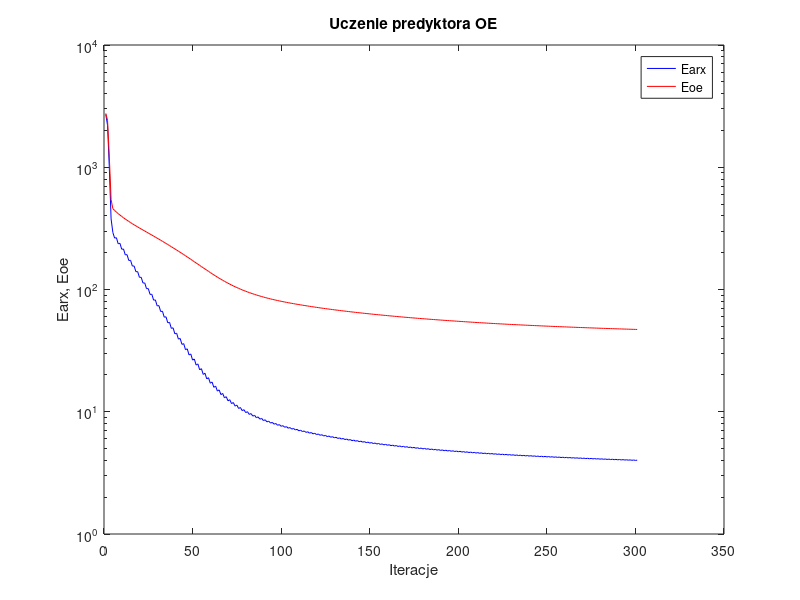
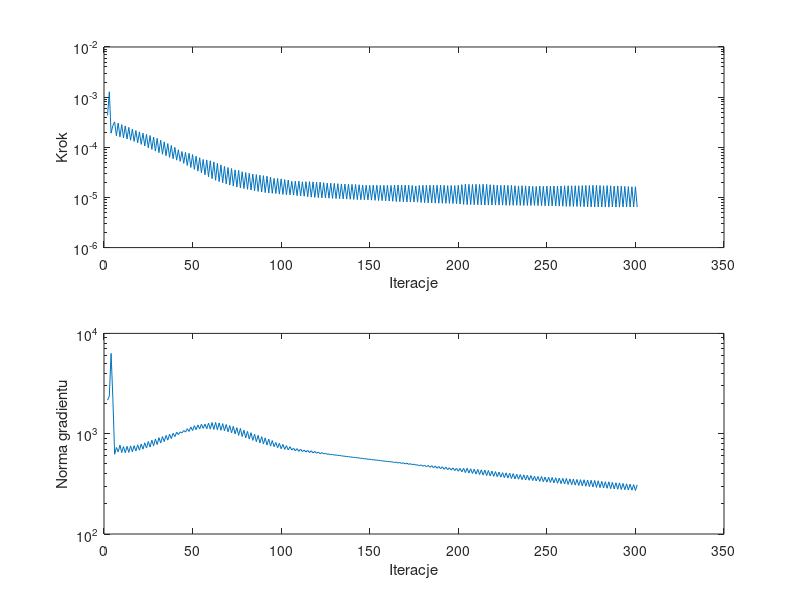

The MATLAB script that drew these images, in order:
%uczenie predyktora oe
clear all;
n=0; farx(n+1)=2.706351e+003; foe(n+1)=2.756433e+003; wspucz(n+1)=0.000000e+000; ng(n+1)=0.000000e+000;
n=1; farx(n+1)=2.204867e+003; foe(n+1)=2.424500e+003; krok(n+1)=4.338408e-004; ng(n+1)=2.159676e+003;
n=2; farx(n+1)=9.888139e+002; foe(n+1)=1.214453e+003; krok(n+1)=1.279942e-003; ng(n+1)=2.368837e+003;
n=3; farx(n+1)=3.777858e+002; foe(n+1)=5.443474e+002; krok(n+1)=1.912125e-004; ng(n+1)=6.313010e+003;
n=4; farx(n+1)=2.925620e+002; foe(n+1)=4.582600e+002; krok(n+1)=2.710039e-004; ng(n+1)=2.243593e+003;
n=5; farx(n+1)=2.631546e+002; foe(n+1)=4.430237e+002; krok(n+1)=3.204972e-004; ng(n+1)=6.239572e+002;
n=6; farx(n+1)=2.654123e+002; foe(n+1)=4.299514e+002; krok(n+1)=1.691914e-004; ng(n+1)=7.292545e+002;
n=7; farx(n+1)=2.366126e+002; foe(n+1)=4.175656e+002; krok(n+1)=3.044953e-004; ng(n+1)=6.594613e+002;
n=8; farx(n+1)=2.387088e+002; foe(n+1)=4.065456e+002; krok(n+1)=1.614953e-004; ng(n+1)=7.687626e+002;
n=9; farx(n+1)=2.134300e+002; foe(n+1)=3.959933e+002; krok(n+1)=2.834094e-004; ng(n+1)=6.484824e+002;
n=10; farx(n+1)=2.146177e+002; foe(n+1)=3.864372e+002; krok(n+1)=1.540600e-004; ng(n+1)=7.441234e+002;
n=11; farx(n+1)=1.921066e+002; foe(n+1)=3.771387e+002; krok(n+1)=2.666638e-004; ng(n+1)=6.459885e+002;
n=12; farx(n+1)=1.928130e+002; foe(n+1)=3.686663e+002; krok(n+1)=1.461989e-004; ng(n+1)=7.487085e+002;
n=13; farx(n+1)=1.727885e+002; foe(n+1)=3.603736e+002; krok(n+1)=2.493753e-004; ng(n+1)=6.513055e+002;
n=14; farx(n+1)=1.732151e+002; foe(n+1)=3.527391e+002; krok(n+1)=1.383684e-004; ng(n+1)=7.562466e+002;
n=15; farx(n+1)=1.555225e+002; foe(n+1)=3.452568e+002; krok(n+1)=2.302017e-004; ng(n+1)=6.607148e+002;
n=16; farx(n+1)=1.557097e+002; foe(n+1)=3.383294e+002; krok(n+1)=1.309881e-004; ng(n+1)=7.593824e+002;
n=17; farx(n+1)=1.398583e+002; foe(n+1)=3.314605e+002; krok(n+1)=2.160041e-004; ng(n+1)=6.711788e+002;
n=18; farx(n+1)=1.399894e+002; foe(n+1)=3.250313e+002; krok(n+1)=1.224225e-004; ng(n+1)=7.741811e+002;
n=19; farx(n+1)=1.257708e+002; foe(n+1)=3.186316e+002; krok(n+1)=2.026610e-004; ng(n+1)=6.847977e+002;
n=20; farx(n+1)=1.258761e+002; foe(n+1)=3.126086e+002; krok(n+1)=1.142910e-004; ng(n+1)=7.893873e+002;
n=21; farx(n+1)=1.130298e+002; foe(n+1)=3.065741e+002; krok(n+1)=1.912147e-004; ng(n+1)=7.005190e+002;
n=22; farx(n+1)=1.131791e+002; foe(n+1)=3.008476e+002; krok(n+1)=1.062537e-004; ng(n+1)=8.109468e+002;
n=23; farx(n+1)=1.015346e+002; foe(n+1)=2.951119e+002; krok(n+1)=1.802468e-004; ng(n+1)=7.190248e+002;
n=24; farx(n+1)=1.017417e+002; foe(n+1)=2.896058e+002; krok(n+1)=9.773946e-005; ng(n+1)=8.365198e+002;
n=25; farx(n+1)=9.115107e+001; foe(n+1)=2.840435e+002; krok(n+1)=1.714180e-004; ng(n+1)=7.352154e+002;
n=26; farx(n+1)=9.142002e+001; foe(n+1)=2.787223e+002; krok(n+1)=9.065052e-005; ng(n+1)=8.619996e+002;
n=27; farx(n+1)=8.185188e+001; foe(n+1)=2.733530e+002; krok(n+1)=1.599927e-004; ng(n+1)=7.575591e+002;
n=28; farx(n+1)=8.216134e+001; foe(n+1)=2.681946e+002; krok(n+1)=8.388029e-005; ng(n+1)=8.861442e+002;
n=29; farx(n+1)=7.346767e+001; foe(n+1)=2.629479e+002; krok(n+1)=1.505759e-004; ng(n+1)=7.791561e+002;
n=30; farx(n+1)=7.384178e+001; foe(n+1)=2.579120e+002; krok(n+1)=7.813213e-005; ng(n+1)=9.135757e+002;
n=31; farx(n+1)=6.602190e+001; foe(n+1)=2.528376e+002; krok(n+1)=1.383684e-004; ng(n+1)=8.074653e+002;
n=32; farx(n+1)=6.642528e+001; foe(n+1)=2.479320e+002; krok(n+1)=7.271253e-005; ng(n+1)=9.372469e+002;
n=33; farx(n+1)=5.936257e+001; foe(n+1)=2.429700e+002; krok(n+1)=1.281635e-004; ng(n+1)=8.338591e+002;
n=34; farx(n+1)=5.979525e+001; foe(n+1)=2.381812e+002; krok(n+1)=6.776689e-005; ng(n+1)=9.612040e+002;
n=35; farx(n+1)=5.339458e+001; foe(n+1)=2.333340e+002; krok(n+1)=1.187827e-004; ng(n+1)=8.620306e+002;
n=36; farx(n+1)=5.386773e+001; foe(n+1)=2.286368e+002; krok(n+1)=6.307208e-005; ng(n+1)=9.885768e+002;
n=37; farx(n+1)=4.810417e+001; foe(n+1)=2.239124e+002; krok(n+1)=1.089132e-004; ng(n+1)=8.932457e+002;
n=38; farx(n+1)=4.859333e+001; foe(n+1)=2.193340e+002; krok(n+1)=5.904045e-005; ng(n+1)=1.009588e+003;
n=39; farx(n+1)=4.339121e+001; foe(n+1)=2.147446e+002; krok(n+1)=9.985203e-005; ng(n+1)=9.336179e+002;
n=40; farx(n+1)=4.390499e+001; foe(n+1)=2.102754e+002; krok(n+1)=5.538211e-005; ng(n+1)=1.035941e+003;
n=41; farx(n+1)=3.928628e+001; foe(n+1)=2.058521e+002; krok(n+1)=8.923578e-005; ng(n+1)=9.779858e+002;
n=42; farx(n+1)=3.976987e+001; foe(n+1)=2.015590e+002; krok(n+1)=5.233915e-005; ng(n+1)=1.043970e+003;
n=43; farx(n+1)=3.557611e+001; foe(n+1)=1.972799e+002; krok(n+1)=8.233132e-005; ng(n+1)=1.016841e+003;
n=44; farx(n+1)=3.606501e+001; foe(n+1)=1.930906e+002; krok(n+1)=4.789661e-005; ng(n+1)=1.076262e+003;
n=45; farx(n+1)=3.220119e+001; foe(n+1)=1.888742e+002; krok(n+1)=7.907676e-005; ng(n+1)=1.036512e+003;
n=46; farx(n+1)=3.271334e+001; foe(n+1)=1.847607e+002; krok(n+1)=4.341873e-005; ng(n+1)=1.122141e+003;
n=47; farx(n+1)=2.916090e+001; foe(n+1)=1.806171e+002; krok(n+1)=7.603543e-005; ng(n+1)=1.053606e+003;
n=48; farx(n+1)=2.969195e+001; foe(n+1)=1.765907e+002; krok(n+1)=3.955346e-005; ng(n+1)=1.168186e+003;
n=49; farx(n+1)=2.646803e+001; foe(n+1)=1.725811e+002; krok(n+1)=7.166629e-005; ng(n+1)=1.074870e+003;
n=50; farx(n+1)=2.699670e+001; foe(n+1)=1.686882e+002; krok(n+1)=3.628732e-005; ng(n+1)=1.202690e+003;
n=51; farx(n+1)=2.410486e+001; foe(n+1)=1.648519e+002; krok(n+1)=6.663450e-005; ng(n+1)=1.095793e+003;
n=52; farx(n+1)=2.461337e+001; foe(n+1)=1.611392e+002; krok(n+1)=3.351433e-005; ng(n+1)=1.223580e+003;
n=53; farx(n+1)=2.202316e+001; foe(n+1)=1.575033e+002; krok(n+1)=6.197037e-005; ng(n+1)=1.114400e+003;
n=54; farx(n+1)=2.251131e+001; foe(n+1)=1.539752e+002; krok(n+1)=3.098519e-005; ng(n+1)=1.243012e+003;
n=55; farx(n+1)=2.021142e+001; foe(n+1)=1.505578e+002; krok(n+1)=5.720244e-005; ng(n+1)=1.129642e+003;
n=56; farx(n+1)=2.065529e+001; foe(n+1)=1.472465e+002; krok(n+1)=2.832743e-005; ng(n+1)=1.248913e+003;
n=57; farx(n+1)=1.856691e+001; foe(n+1)=1.439434e+002; krok(n+1)=5.587912e-005; ng(n+1)=1.119302e+003;
n=58; farx(n+1)=1.899209e+001; foe(n+1)=1.407911e+002; krok(n+1)=2.581106e-005; ng(n+1)=1.275601e+003;
n=59; farx(n+1)=1.711376e+001; foe(n+1)=1.376531e+002; krok(n+1)=5.385244e-005; ng(n+1)=1.111178e+003;
n=60; farx(n+1)=1.751625e+001; foe(n+1)=1.346789e+002; krok(n+1)=2.371798e-005; ng(n+1)=1.292528e+003;
n=61; farx(n+1)=1.584783e+001; foe(n+1)=1.317443e+002; krok(n+1)=5.111781e-005; ng(n+1)=1.102939e+003;
n=62; farx(n+1)=1.622119e+001; foe(n+1)=1.289776e+002; krok(n+1)=2.202092e-005; ng(n+1)=1.295355e+003;
n=63; farx(n+1)=1.475598e+001; foe(n+1)=1.262674e+002; krok(n+1)=4.789661e-005; ng(n+1)=1.092975e+003;
n=64; farx(n+1)=1.509610e+001; foe(n+1)=1.237318e+002; krok(n+1)=2.069140e-005; ng(n+1)=1.282235e+003;
n=65; farx(n+1)=1.381418e+001; foe(n+1)=1.212577e+002; krok(n+1)=4.461789e-005; ng(n+1)=1.081803e+003;
n=66; farx(n+1)=1.412335e+001; foe(n+1)=1.189478e+002; krok(n+1)=1.961815e-005; ng(n+1)=1.260235e+003;
n=67; farx(n+1)=1.299989e+001; foe(n+1)=1.167094e+002; krok(n+1)=4.154824e-005; ng(n+1)=1.069438e+003;
n=68; farx(n+1)=1.327913e+001; foe(n+1)=1.146058e+002; krok(n+1)=1.855907e-005; ng(n+1)=1.235206e+003;
n=69; farx(n+1)=1.228995e+001; foe(n+1)=1.125529e+002; krok(n+1)=3.936449e-005; ng(n+1)=1.045854e+003;
n=70; farx(n+1)=1.254253e+001; foe(n+1)=1.106429e+002; krok(n+1)=1.766648e-005; ng(n+1)=1.204822e+003;
n=71; farx(n+1)=1.166194e+001; foe(n+1)=1.087694e+002; krok(n+1)=3.773212e-005; ng(n+1)=1.020757e+003;
n=72; farx(n+1)=1.189680e+001; foe(n+1)=1.070169e+002; krok(n+1)=1.684728e-005; ng(n+1)=1.185486e+003;
n=73; farx(n+1)=1.112230e+001; foe(n+1)=1.053230e+002; krok(n+1)=3.546212e-005; ng(n+1)=9.968034e+002;
n=74; farx(n+1)=1.133245e+001; foe(n+1)=1.037424e+002; krok(n+1)=1.611741e-005; ng(n+1)=1.148443e+003;
n=75; farx(n+1)=1.063527e+001; foe(n+1)=1.021808e+002; krok(n+1)=3.468782e-005; ng(n+1)=9.621609e+002;
n=76; farx(n+1)=1.083339e+001; foe(n+1)=1.007278e+002; krok(n+1)=1.549259e-005; ng(n+1)=1.128153e+003;
n=77; farx(n+1)=1.021804e+001; foe(n+1)=9.932525e+001; krok(n+1)=3.251699e-005; ng(n+1)=9.373824e+002;
n=78; farx(n+1)=1.039717e+001; foe(n+1)=9.801865e+001; krok(n+1)=1.503456e-005; ng(n+1)=1.084720e+003;
n=79; farx(n+1)=9.843368e+000; foe(n+1)=9.674299e+001; krok(n+1)=3.131976e-005; ng(n+1)=9.086983e+002;
n=80; farx(n+1)=1.000995e+001; foe(n+1)=9.554889e+001; krok(n+1)=1.451496e-005; ng(n+1)=1.054599e+003;
n=81; farx(n+1)=9.509689e+000; foe(n+1)=9.438566e+001; krok(n+1)=3.023762e-005; ng(n+1)=8.836170e+002;
n=82; farx(n+1)=9.664666e+000; foe(n+1)=9.329435e+001; krok(n+1)=1.404611e-005; ng(n+1)=1.023115e+003;
n=83; farx(n+1)=9.211393e+000; foe(n+1)=9.223041e+001; krok(n+1)=2.922588e-005; ng(n+1)=8.578490e+002;
n=84; farx(n+1)=9.355229e+000; foe(n+1)=9.123354e+001; krok(n+1)=1.361415e-005; ng(n+1)=9.900374e+002;
n=85; farx(n+1)=8.940090e+000; foe(n+1)=9.025474e+001; krok(n+1)=2.857275e-005; ng(n+1)=8.316742e+002;
n=86; farx(n+1)=9.075741e+000; foe(n+1)=8.933628e+001; krok(n+1)=1.319809e-005; ng(n+1)=9.629686e+002;
n=87; farx(n+1)=8.694843e+000; foe(n+1)=8.843680e+001; krok(n+1)=2.780862e-005; ng(n+1)=8.093055e+002;
n=88; farx(n+1)=8.822619e+000; foe(n+1)=8.759095e+001; krok(n+1)=1.283755e-005; ng(n+1)=9.343563e+002;
n=89; farx(n+1)=8.470226e+000; foe(n+1)=8.676217e+001; krok(n+1)=2.720139e-005; ng(n+1)=7.888516e+002;
n=90; farx(n+1)=8.591733e+000; foe(n+1)=8.597772e+001; krok(n+1)=1.248150e-005; ng(n+1)=9.098090e+002;
n=91; farx(n+1)=8.265066e+000; foe(n+1)=8.521153e+001; krok(n+1)=2.656342e-005; ng(n+1)=7.696438e+002;
n=92; farx(n+1)=8.380971e+000; foe(n+1)=8.448422e+001; krok(n+1)=1.222055e-005; ng(n+1)=8.839401e+002;
n=93; farx(n+1)=8.079026e+000; foe(n+1)=8.377944e+001; krok(n+1)=2.556514e-005; ng(n+1)=7.538593e+002;
n=94; farx(n+1)=8.189371e+000; foe(n+1)=8.310813e+001; krok(n+1)=1.209447e-005; ng(n+1)=8.542754e+002;
n=95; farx(n+1)=7.913449e+000; foe(n+1)=8.246380e+001; krok(n+1)=2.394830e-005; ng(n+1)=7.424806e+002;
n=96; farx(n+1)=8.014524e+000; foe(n+1)=8.185224e+001; krok(n+1)=1.197415e-005; ng(n+1)=8.170270e+002;
n=97; farx(n+1)=7.752186e+000; foe(n+1)=8.124675e+001; krok(n+1)=2.382783e-005; ng(n+1)=7.246944e+002;
n=98; farx(n+1)=7.850756e+000; foe(n+1)=8.066656e+001; krok(n+1)=1.164400e-005; ng(n+1)=8.027869e+002;
n=99; farx(n+1)=7.603135e+000; foe(n+1)=8.009611e+001; krok(n+1)=2.343658e-005; ng(n+1)=7.078143e+002;
n=100; farx(n+1)=7.698454e+000; foe(n+1)=7.955058e+001; krok(n+1)=1.148266e-005; ng(n+1)=7.826062e+002;
n=101; farx(n+1)=7.465080e+000; foe(n+1)=7.901834e+001; krok(n+1)=2.266263e-005; ng(n+1)=6.976945e+002;
n=102; farx(n+1)=7.556295e+000; foe(n+1)=7.850607e+001; krok(n+1)=1.131276e-005; ng(n+1)=7.610176e+002;
n=103; farx(n+1)=7.334988e+000; foe(n+1)=7.800297e+001; krok(n+1)=2.219549e-005; ng(n+1)=6.888392e+002;
n=104; farx(n+1)=7.424016e+000; foe(n+1)=7.751931e+001; krok(n+1)=1.126542e-005; ng(n+1)=7.420225e+002;
n=105; farx(n+1)=7.216571e+000; foe(n+1)=7.705162e+001; krok(n+1)=2.097007e-005; ng(n+1)=6.861550e+002;
n=106; farx(n+1)=7.299928e+000; foe(n+1)=7.660014e+001; krok(n+1)=1.115447e-005; ng(n+1)=7.174508e+002;
n=107; farx(n+1)=7.099411e+000; foe(n+1)=7.615121e+001; krok(n+1)=2.105761e-005; ng(n+1)=6.760413e+002;
n=108; farx(n+1)=7.181264e+000; foe(n+1)=7.571660e+001; krok(n+1)=1.085468e-005; ng(n+1)=7.096978e+002;
n=109; farx(n+1)=6.987683e+000; foe(n+1)=7.528327e+001; krok(n+1)=2.114892e-005; ng(n+1)=6.664781e+002;
n=110; farx(n+1)=7.068801e+000; foe(n+1)=7.486548e+001; krok(n+1)=1.071362e-005; ng(n+1)=7.008947e+002;
n=111; farx(n+1)=6.884191e+000; foe(n+1)=7.445516e+001; krok(n+1)=2.047978e-005; ng(n+1)=6.637698e+002;
n=112; farx(n+1)=6.962019e+000; foe(n+1)=7.405851e+001; krok(n+1)=1.057446e-005; ng(n+1)=6.859446e+002;
n=113; farx(n+1)=6.782326e+000; foe(n+1)=7.366234e+001; krok(n+1)=2.060293e-005; ng(n+1)=6.563635e+002;
n=114; farx(n+1)=6.859490e+000; foe(n+1)=7.327772e+001; krok(n+1)=1.033992e-005; ng(n+1)=6.807489e+002;
n=115; farx(n+1)=6.684542e+000; foe(n+1)=7.289503e+001; krok(n+1)=2.068400e-005; ng(n+1)=6.492920e+002;
n=116; farx(n+1)=6.761198e+000; foe(n+1)=7.252193e+001; krok(n+1)=1.015216e-005; ng(n+1)=6.752316e+002;
n=117; farx(n+1)=6.592099e+000; foe(n+1)=7.215365e+001; krok(n+1)=2.047517e-005; ng(n+1)=6.435311e+002;
n=118; farx(n+1)=6.667405e+000; foe(n+1)=7.179455e+001; krok(n+1)=1.003408e-005; ng(n+1)=6.658579e+002;
n=119; farx(n+1)=6.503926e+000; foe(n+1)=7.144048e+001; krok(n+1)=2.020511e-005; ng(n+1)=6.383498e+002;
n=120; farx(n+1)=6.577503e+000; foe(n+1)=7.109480e+001; krok(n+1)=9.888364e-006; ng(n+1)=6.563687e+002;
n=121; farx(n+1)=6.418580e+000; foe(n+1)=7.075099e+001; krok(n+1)=2.020969e-005; ng(n+1)=6.311118e+002;
n=122; farx(n+1)=6.491737e+000; foe(n+1)=7.041629e+001; krok(n+1)=9.809075e-006; ng(n+1)=6.492585e+002;
n=123; farx(n+1)=6.338569e+000; foe(n+1)=7.008782e+001; krok(n+1)=1.967248e-005; ng(n+1)=6.279630e+002;
n=124; farx(n+1)=6.410112e+000; foe(n+1)=6.976679e+001; krok(n+1)=9.766516e-006; ng(n+1)=6.379816e+002;
n=125; farx(n+1)=6.262057e+000; foe(n+1)=6.945105e+001; krok(n+1)=1.928098e-005; ng(n+1)=6.237170e+002;
n=126; farx(n+1)=6.331846e+000; foe(n+1)=6.914221e+001; krok(n+1)=9.671965e-006; ng(n+1)=6.278859e+002;
n=127; farx(n+1)=6.187504e+000; foe(n+1)=6.883534e+001; krok(n+1)=1.925752e-005; ng(n+1)=6.170749e+002;
n=128; farx(n+1)=6.256714e+000; foe(n+1)=6.853545e+001; krok(n+1)=9.572367e-006; ng(n+1)=6.216531e+002;
n=129; farx(n+1)=6.116357e+000; foe(n+1)=6.823896e+001; krok(n+1)=1.904053e-005; ng(n+1)=6.119917e+002;
n=130; farx(n+1)=6.184674e+000; foe(n+1)=6.794865e+001; krok(n+1)=9.497821e-006; ng(n+1)=6.140707e+002;
n=131; farx(n+1)=6.048261e+000; foe(n+1)=6.766204e+001; krok(n+1)=1.879985e-005; ng(n+1)=6.069726e+002;
n=132; farx(n+1)=6.115584e+000; foe(n+1)=6.738122e+001; krok(n+1)=9.433029e-006; ng(n+1)=6.061580e+002;
n=133; farx(n+1)=5.982959e+000; foe(n+1)=6.710386e+001; krok(n+1)=1.856661e-005; ng(n+1)=6.018809e+002;
n=134; farx(n+1)=6.049157e+000; foe(n+1)=6.683214e+001; krok(n+1)=9.357347e-006; ng(n+1)=5.983290e+002;
n=135; farx(n+1)=5.919625e+000; foe(n+1)=6.656264e+001; krok(n+1)=1.848840e-005; ng(n+1)=5.959866e+002;
n=136; farx(n+1)=5.985209e+000; foe(n+1)=6.629843e+001; krok(n+1)=9.272806e-006; ng(n+1)=5.924788e+002;
n=137; farx(n+1)=5.858927e+000; foe(n+1)=6.603693e+001; krok(n+1)=1.833197e-005; ng(n+1)=5.905254e+002;
n=138; farx(n+1)=5.923681e+000; foe(n+1)=6.578057e+001; krok(n+1)=9.203865e-006; ng(n+1)=5.857507e+002;
n=139; farx(n+1)=5.800416e+000; foe(n+1)=6.552668e+001; krok(n+1)=1.819728e-005; ng(n+1)=5.850502e+002;
n=140; farx(n+1)=5.864388e+000; foe(n+1)=6.527765e+001; krok(n+1)=9.128990e-006; ng(n+1)=5.794911e+002;
n=141; farx(n+1)=5.743946e+000; foe(n+1)=6.503076e+001; krok(n+1)=1.810155e-005; ng(n+1)=5.793253e+002;
n=142; farx(n+1)=5.807282e+000; foe(n+1)=6.478860e+001; krok(n+1)=9.062615e-006; ng(n+1)=5.736422e+002;
n=143; farx(n+1)=5.689870e+000; foe(n+1)=6.454888e+001; krok(n+1)=1.792006e-005; ng(n+1)=5.740310e+002;
n=144; farx(n+1)=5.752413e+000; foe(n+1)=6.431403e+001; krok(n+1)=9.024321e-006; ng(n+1)=5.667504e+002;
n=145; farx(n+1)=5.637708e+000; foe(n+1)=6.408172e+001; krok(n+1)=1.773106e-005; ng(n+1)=5.692720e+002;
n=146; farx(n+1)=5.699604e+000; foe(n+1)=6.385352e+001; krok(n+1)=8.980339e-006; ng(n+1)=5.606314e+002;
n=147; farx(n+1)=5.587824e+000; foe(n+1)=6.362826e+001; krok(n+1)=1.749394e-005; ng(n+1)=5.645001e+002;
n=148; farx(n+1)=5.648710e+000; foe(n+1)=6.340713e+001; krok(n+1)=8.938206e-006; ng(n+1)=5.534615e+002;
n=149; farx(n+1)=5.539096e+000; foe(n+1)=6.318791e+001; krok(n+1)=1.743790e-005; ng(n+1)=5.590294e+002;
n=150; farx(n+1)=5.599256e+000; foe(n+1)=6.297215e+001; krok(n+1)=8.833238e-006; ng(n+1)=5.488828e+002;
n=151; farx(n+1)=5.491499e+000; foe(n+1)=6.275716e+001; krok(n+1)=1.757217e-005; ng(n+1)=5.519932e+002;
n=152; farx(n+1)=5.551417e+000; foe(n+1)=6.254597e+001; krok(n+1)=8.746968e-006; ng(n+1)=5.455145e+002;
n=153; farx(n+1)=5.445864e+000; foe(n+1)=6.233651e+001; krok(n+1)=1.750638e-005; ng(n+1)=5.463904e+002;
n=154; farx(n+1)=5.505183e+000; foe(n+1)=6.213072e+001; krok(n+1)=8.686387e-006; ng(n+1)=5.404675e+002;
n=155; farx(n+1)=5.402054e+000; foe(n+1)=6.192669e+001; krok(n+1)=1.738167e-005; ng(n+1)=5.409074e+002;
n=156; farx(n+1)=5.460482e+000; foe(n+1)=6.172674e+001; krok(n+1)=8.632369e-006; ng(n+1)=5.344094e+002;
n=157; farx(n+1)=5.359252e+000; foe(n+1)=6.152754e+001; krok(n+1)=1.738167e-005; ng(n+1)=5.350470e+002;
n=158; farx(n+1)=5.417068e+000; foe(n+1)=6.133228e+001; krok(n+1)=8.546025e-006; ng(n+1)=5.301815e+002;
n=159; farx(n+1)=5.317305e+000; foe(n+1)=6.113715e+001; krok(n+1)=1.751338e-005; ng(n+1)=5.286295e+002;
n=160; farx(n+1)=5.375097e+000; foe(n+1)=6.094557e+001; krok(n+1)=8.479063e-006; ng(n+1)=5.275288e+002;
n=161; farx(n+1)=5.277360e+000; foe(n+1)=6.075610e+001; krok(n+1)=1.736589e-005; ng(n+1)=5.238976e+002;
n=162; farx(n+1)=5.334086e+000; foe(n+1)=6.056955e+001; krok(n+1)=8.379583e-006; ng(n+1)=5.223094e+002;
n=163; farx(n+1)=5.237313e+000; foe(n+1)=6.038241e+001; krok(n+1)=1.773106e-005; ng(n+1)=5.161413e+002;
n=164; farx(n+1)=5.294225e+000; foe(n+1)=6.019826e+001; krok(n+1)=8.274713e-006; ng(n+1)=5.215737e+002;
n=165; farx(n+1)=5.199489e+000; foe(n+1)=6.001556e+001; krok(n+1)=1.766648e-005; ng(n+1)=5.104792e+002;
n=166; farx(n+1)=5.255669e+000; foe(n+1)=5.983632e+001; krok(n+1)=8.229150e-006; ng(n+1)=5.162341e+002;
n=167; farx(n+1)=5.162456e+000; foe(n+1)=5.965811e+001; krok(n+1)=1.767686e-005; ng(n+1)=5.050388e+002;
n=168; farx(n+1)=5.218269e+000; foe(n+1)=5.948268e+001; krok(n+1)=8.166804e-006; ng(n+1)=5.126902e+002;
n=169; farx(n+1)=5.126880e+000; foe(n+1)=5.930890e+001; krok(n+1)=1.760998e-005; ng(n+1)=4.997065e+002;
n=170; farx(n+1)=5.182109e+000; foe(n+1)=5.913790e+001; krok(n+1)=8.128882e-006; ng(n+1)=5.078327e+002;
n=171; farx(n+1)=5.092549e+000; foe(n+1)=5.896878e+001; krok(n+1)=1.749394e-005; ng(n+1)=4.947615e+002;
n=172; farx(n+1)=5.147214e+000; foe(n+1)=5.880224e+001; krok(n+1)=8.106422e-006; ng(n+1)=5.027307e+002;
n=173; farx(n+1)=5.059566e+000; foe(n+1)=5.863809e+001; krok(n+1)=1.729605e-005; ng(n+1)=4.903492e+002;
n=174; farx(n+1)=5.113635e+000; foe(n+1)=5.847623e+001; krok(n+1)=8.106422e-006; ng(n+1)=4.970355e+002;
n=175; farx(n+1)=5.028290e+000; foe(n+1)=5.831743e+001; krok(n+1)=1.693774e-005; ng(n+1)=4.865923e+002;
n=176; farx(n+1)=5.080844e+000; foe(n+1)=5.816108e+001; krok(n+1)=8.058704e-006; ng(n+1)=4.894425e+002;
n=177; farx(n+1)=4.996152e+000; foe(n+1)=5.800426e+001; krok(n+1)=1.729605e-005; ng(n+1)=4.795734e+002;
n=178; farx(n+1)=5.048733e+000; foe(n+1)=5.784957e+001; krok(n+1)=7.940086e-006; ng(n+1)=4.891494e+002;
n=179; farx(n+1)=4.965199e+000; foe(n+1)=5.769526e+001; krok(n+1)=1.747693e-005; ng(n+1)=4.732145e+002;
n=180; farx(n+1)=5.017468e+000; foe(n+1)=5.754334e+001; krok(n+1)=7.866658e-006; ng(n+1)=4.865732e+002;
n=181; farx(n+1)=4.935336e+000; foe(n+1)=5.739223e+001; krok(n+1)=1.751338e-005; ng(n+1)=4.676227e+002;
n=182; farx(n+1)=4.987104e+000; foe(n+1)=5.724366e+001; krok(n+1)=7.817314e-006; ng(n+1)=4.829365e+002;
n=183; farx(n+1)=4.906124e+000; foe(n+1)=5.709602e+001; krok(n+1)=1.755604e-005; ng(n+1)=4.624472e+002;
n=184; farx(n+1)=4.957442e+000; foe(n+1)=5.695029e+001; krok(n+1)=7.745883e-006; ng(n+1)=4.802963e+002;
n=185; farx(n+1)=4.877680e+000; foe(n+1)=5.680538e+001; krok(n+1)=1.765974e-005; ng(n+1)=4.566593e+002;
n=186; farx(n+1)=4.928655e+000; foe(n+1)=5.666254e+001; krok(n+1)=7.699445e-006; ng(n+1)=4.773979e+002;
n=187; farx(n+1)=4.850626e+000; foe(n+1)=5.652126e+001; krok(n+1)=1.751338e-005; ng(n+1)=4.518705e+002;
n=188; farx(n+1)=4.900742e+000; foe(n+1)=5.638251e+001; krok(n+1)=7.676118e-006; ng(n+1)=4.717087e+002;
n=189; farx(n+1)=4.823935e+000; foe(n+1)=5.624448e+001; krok(n+1)=1.751338e-005; ng(n+1)=4.468869e+002;
n=190; farx(n+1)=4.873632e+000; foe(n+1)=5.610867e+001; krok(n+1)=7.638196e-006; ng(n+1)=4.683662e+002;
n=191; farx(n+1)=4.798387e+000; foe(n+1)=5.597411e+001; krok(n+1)=1.738167e-005; ng(n+1)=4.422623e+002;
n=192; farx(n+1)=4.847444e+000; foe(n+1)=5.584198e+001; krok(n+1)=7.632581e-006; ng(n+1)=4.631821e+002;
n=193; farx(n+1)=4.773680e+000; foe(n+1)=5.571133e+001; krok(n+1)=1.718695e-005; ng(n+1)=4.382621e+002;
n=194; farx(n+1)=4.821907e+000; foe(n+1)=5.558274e+001; krok(n+1)=7.599740e-006; ng(n+1)=4.580784e+002;
n=195; farx(n+1)=4.749035e+000; foe(n+1)=5.545465e+001; krok(n+1)=1.729605e-005; ng(n+1)=4.330659e+002;
n=196; farx(n+1)=4.797101e+000; foe(n+1)=5.532821e+001; krok(n+1)=7.559406e-006; ng(n+1)=4.560794e+002;
n=197; farx(n+1)=4.725384e+000; foe(n+1)=5.520357e+001; krok(n+1)=1.720017e-005; ng(n+1)=4.289092e+002;
n=198; farx(n+1)=4.772668e+000; foe(n+1)=5.507994e+001; krok(n+1)=7.488082e-006; ng(n+1)=4.523953e+002;
n=199; farx(n+1)=4.701781e+000; foe(n+1)=5.495656e+001; krok(n+1)=1.747813e-005; ng(n+1)=4.226293e+002;
n=200; farx(n+1)=4.748533e+000; foe(n+1)=5.483477e+001; krok(n+1)=7.381362e-006; ng(n+1)=4.508725e+002;
n=201; farx(n+1)=4.677945e+000; foe(n+1)=5.471184e+001; krok(n+1)=1.800720e-005; ng(n+1)=4.156987e+002;
n=202; farx(n+1)=4.724697e+000; foe(n+1)=5.459066e+001; krok(n+1)=7.265431e-006; ng(n+1)=4.520549e+002;
n=203; farx(n+1)=4.654601e+000; foe(n+1)=5.446872e+001; krok(n+1)=1.841495e-005; ng(n+1)=4.093825e+002;
n=204; farx(n+1)=4.701491e+000; foe(n+1)=5.434860e+001; krok(n+1)=7.211524e-006; ng(n+1)=4.520235e+002;
n=205; farx(n+1)=4.632774e+000; foe(n+1)=5.423006e+001; krok(n+1)=1.823872e-005; ng(n+1)=4.052721e+002;
n=206; farx(n+1)=4.678943e+000; foe(n+1)=5.411317e+001; krok(n+1)=7.194757e-006; ng(n+1)=4.470064e+002;
n=207; farx(n+1)=4.611441e+000; foe(n+1)=5.399750e+001; krok(n+1)=1.815690e-005; ng(n+1)=4.008584e+002;
n=208; farx(n+1)=4.656906e+000; foe(n+1)=5.388343e+001; krok(n+1)=7.156975e-006; ng(n+1)=4.427759e+002;
n=209; farx(n+1)=4.590278e+000; foe(n+1)=5.376978e+001; krok(n+1)=1.827487e-005; ng(n+1)=3.958131e+002;
n=210; farx(n+1)=4.635422e+000; foe(n+1)=5.365770e+001; krok(n+1)=7.118613e-006; ng(n+1)=4.403348e+002;
n=211; farx(n+1)=4.569967e+000; foe(n+1)=5.354673e+001; krok(n+1)=1.819728e-005; ng(n+1)=3.914526e+002;
n=212; farx(n+1)=4.614436e+000; foe(n+1)=5.343733e+001; krok(n+1)=7.086051e-006; ng(n+1)=4.361355e+002;
n=213; farx(n+1)=4.549872e+000; foe(n+1)=5.332843e+001; krok(n+1)=1.827487e-005; ng(n+1)=3.866658e+002;
n=214; farx(n+1)=4.593965e+000; foe(n+1)=5.322104e+001; krok(n+1)=7.051810e-006; ng(n+1)=4.333989e+002;
n=215; farx(n+1)=4.530477e+000; foe(n+1)=5.311465e+001; krok(n+1)=1.821554e-005; ng(n+1)=3.823933e+002;
n=216; farx(n+1)=4.574146e+000; foe(n+1)=5.300971e+001; krok(n+1)=7.048309e-006; ng(n+1)=4.295195e+002;
n=217; farx(n+1)=4.512020e+000; foe(n+1)=5.290664e+001; krok(n+1)=1.791657e-005; ng(n+1)=3.792732e+002;
n=218; farx(n+1)=4.554881e+000; foe(n+1)=5.280483e+001; krok(n+1)=7.048309e-006; ng(n+1)=4.238237e+002;
n=219; farx(n+1)=4.493945e+000; foe(n+1)=5.270430e+001; krok(n+1)=1.776662e-005; ng(n+1)=3.756159e+002;
n=220; farx(n+1)=4.536192e+000; foe(n+1)=5.260516e+001; krok(n+1)=7.048309e-006; ng(n+1)=4.190767e+002;
n=221; farx(n+1)=4.476399e+000; foe(n+1)=5.250737e+001; krok(n+1)=1.757217e-005; ng(n+1)=3.723073e+002;
n=222; farx(n+1)=4.518029e+000; foe(n+1)=5.241081e+001; krok(n+1)=7.048309e-006; ng(n+1)=4.143776e+002;
n=223; farx(n+1)=4.459486e+000; foe(n+1)=5.231560e+001; krok(n+1)=1.734391e-005; ng(n+1)=3.690120e+002;
n=224; farx(n+1)=4.500213e+000; foe(n+1)=5.222181e+001; krok(n+1)=7.026980e-006; ng(n+1)=4.090197e+002;
n=225; farx(n+1)=4.442283e+000; foe(n+1)=5.212793e+001; krok(n+1)=1.751338e-005; ng(n+1)=3.646045e+002;
n=226; farx(n+1)=4.482843e+000; foe(n+1)=5.203545e+001; krok(n+1)=6.997257e-006; ng(n+1)=4.073557e+002;
n=227; farx(n+1)=4.425896e+000; foe(n+1)=5.194393e+001; krok(n+1)=1.737277e-005; ng(n+1)=3.612957e+002;
n=228; farx(n+1)=4.465817e+000; foe(n+1)=5.185362e+001; krok(n+1)=6.975132e-006; ng(n+1)=4.032952e+002;
n=229; farx(n+1)=4.409733e+000; foe(n+1)=5.176373e+001; krok(n+1)=1.738167e-005; ng(n+1)=3.573777e+002;
n=230; farx(n+1)=4.449293e+000; foe(n+1)=5.167526e+001; krok(n+1)=6.971762e-006; ng(n+1)=4.000295e+002;
n=231; farx(n+1)=4.394413e+000; foe(n+1)=5.158792e+001; krok(n+1)=1.709205e-005; ng(n+1)=3.545941e+002;
n=232; farx(n+1)=4.433229e+000; foe(n+1)=5.150207e+001; krok(n+1)=6.986564e-006; ng(n+1)=3.944985e+002;
n=233; farx(n+1)=4.379126e+000; foe(n+1)=5.141694e+001; krok(n+1)=1.697768e-005; ng(n+1)=3.518191e+002;
n=234; farx(n+1)=4.417364e+000; foe(n+1)=5.133282e+001; krok(n+1)=6.948457e-006; ng(n+1)=3.912694e+002;
n=235; farx(n+1)=4.363973e+000; foe(n+1)=5.124876e+001; krok(n+1)=1.709205e-005; ng(n+1)=3.481426e+002;
n=236; farx(n+1)=4.401875e+000; foe(n+1)=5.116608e+001; krok(n+1)=6.925078e-006; ng(n+1)=3.887881e+002;
n=237; farx(n+1)=4.349346e+000; foe(n+1)=5.108381e+001; krok(n+1)=1.700060e-005; ng(n+1)=3.454045e+002;
n=238; farx(n+1)=4.386849e+000; foe(n+1)=5.100296e+001; krok(n+1)=6.935028e-006; ng(n+1)=3.851093e+002;
n=239; farx(n+1)=4.334940e+000; foe(n+1)=5.092309e+001; krok(n+1)=1.684728e-005; ng(n+1)=3.435418e+002;
n=240; farx(n+1)=4.372081e+000; foe(n+1)=5.084369e+001; krok(n+1)=6.917402e-006; ng(n+1)=3.824121e+002;
n=241; farx(n+1)=4.321287e+000; foe(n+1)=5.076554e+001; krok(n+1)=1.664416e-005; ng(n+1)=3.409511e+002;
n=242; farx(n+1)=4.357727e+000; foe(n+1)=5.068841e+001; krok(n+1)=6.935028e-006; ng(n+1)=3.771635e+002;
n=243; farx(n+1)=4.307609e+000; foe(n+1)=5.061213e+001; krok(n+1)=1.653919e-005; ng(n+1)=3.386933e+002;
n=244; farx(n+1)=4.343475e+000; foe(n+1)=5.053647e+001; krok(n+1)=6.891598e-006; ng(n+1)=3.741968e+002;
n=245; farx(n+1)=4.293575e+000; foe(n+1)=5.046085e+001; krok(n+1)=1.684728e-005; ng(n+1)=3.349420e+002;
n=246; farx(n+1)=4.329493e+000; foe(n+1)=5.038560e+001; krok(n+1)=6.844969e-006; ng(n+1)=3.743428e+002;
n=247; farx(n+1)=4.280561e+000; foe(n+1)=5.031153e+001; krok(n+1)=1.668452e-005; ng(n+1)=3.324008e+002;
n=248; farx(n+1)=4.315699e+000; foe(n+1)=5.023824e+001; krok(n+1)=6.824661e-006; ng(n+1)=3.697693e+002;
n=249; farx(n+1)=4.267249e+000; foe(n+1)=5.016491e+001; krok(n+1)=1.686358e-005; ng(n+1)=3.289072e+002;
n=250; farx(n+1)=4.302205e+000; foe(n+1)=5.009253e+001; krok(n+1)=6.798773e-006; ng(n+1)=3.682668e+002;
n=251; farx(n+1)=4.254259e+000; foe(n+1)=5.002075e+001; krok(n+1)=1.684728e-005; ng(n+1)=3.265005e+002;
n=252; farx(n+1)=4.288865e+000; foe(n+1)=4.994944e+001; krok(n+1)=6.763611e-006; ng(n+1)=3.662182e+002;
n=253; farx(n+1)=4.241555e+000; foe(n+1)=4.987867e+001; krok(n+1)=1.689056e-005; ng(n+1)=3.234896e+002;
n=254; farx(n+1)=4.275771e+000; foe(n+1)=4.980859e+001; krok(n+1)=6.742385e-006; ng(n+1)=3.636052e+002;
n=255; farx(n+1)=4.229061e+000; foe(n+1)=4.973904e+001; krok(n+1)=1.689056e-005; ng(n+1)=3.208055e+002;
n=256; farx(n+1)=4.262866e+000; foe(n+1)=4.967015e+001; krok(n+1)=6.715934e-006; ng(n+1)=3.610513e+002;
n=257; farx(n+1)=4.216671e+000; foe(n+1)=4.960161e+001; krok(n+1)=1.695813e-005; ng(n+1)=3.179422e+002;
n=258; farx(n+1)=4.250150e+000; foe(n+1)=4.953372e+001; krok(n+1)=6.685640e-006; ng(n+1)=3.591136e+002;
n=259; farx(n+1)=4.204306e+000; foe(n+1)=4.946621e+001; krok(n+1)=1.707914e-005; ng(n+1)=3.151518e+002;
n=260; farx(n+1)=4.237546e+000; foe(n+1)=4.939901e+001; krok(n+1)=6.639014e-006; ng(n+1)=3.581162e+002;
n=261; farx(n+1)=4.192468e+000; foe(n+1)=4.933225e+001; krok(n+1)=1.709205e-005; ng(n+1)=3.120805e+002;
n=262; farx(n+1)=4.225253e+000; foe(n+1)=4.926648e+001; krok(n+1)=6.639014e-006; ng(n+1)=3.547102e+002;
n=263; farx(n+1)=4.180580e+000; foe(n+1)=4.920114e+001; krok(n+1)=1.707914e-005; ng(n+1)=3.099129e+002;
n=264; farx(n+1)=4.213054e+000; foe(n+1)=4.913621e+001; krok(n+1)=6.601135e-006; ng(n+1)=3.531211e+002;
n=265; farx(n+1)=4.169095e+000; foe(n+1)=4.907162e+001; krok(n+1)=1.709205e-005; ng(n+1)=3.069705e+002;
n=266; farx(n+1)=4.201147e+000; foe(n+1)=4.900801e+001; krok(n+1)=6.601135e-006; ng(n+1)=3.499172e+002;
n=267; farx(n+1)=4.157561e+000; foe(n+1)=4.894479e+001; krok(n+1)=1.707914e-005; ng(n+1)=3.048916e+002;
n=268; farx(n+1)=4.189344e+000; foe(n+1)=4.888194e+001; krok(n+1)=6.567791e-006; ng(n+1)=3.484498e+002;
n=269; farx(n+1)=4.146107e+000; foe(n+1)=4.881957e+001; krok(n+1)=1.720017e-005; ng(n+1)=3.021942e+002;
n=270; farx(n+1)=4.177634e+000; foe(n+1)=4.875736e+001; krok(n+1)=6.524847e-006; ng(n+1)=3.473285e+002;
n=271; farx(n+1)=4.134932e+000; foe(n+1)=4.869560e+001; krok(n+1)=1.729605e-005; ng(n+1)=2.992544e+002;
n=272; farx(n+1)=4.166122e+000; foe(n+1)=4.863435e+001; krok(n+1)=6.505235e-006; ng(n+1)=3.451405e+002;
n=273; farx(n+1)=4.123898e+000; foe(n+1)=4.857355e+001; krok(n+1)=1.731546e-005; ng(n+1)=2.968222e+002;
n=274; farx(n+1)=4.154731e+000; foe(n+1)=4.851320e+001; krok(n+1)=6.476813e-006; ng(n+1)=3.430930e+002;
n=275; farx(n+1)=4.112891e+000; foe(n+1)=4.845310e+001; krok(n+1)=1.743790e-005; ng(n+1)=2.941062e+002;
n=276; farx(n+1)=4.143471e+000; foe(n+1)=4.839342e+001; krok(n+1)=6.445420e-006; ng(n+1)=3.417082e+002;
n=277; farx(n+1)=4.102146e+000; foe(n+1)=4.833409e+001; krok(n+1)=1.747693e-005; ng(n+1)=2.915318e+002;
n=278; farx(n+1)=4.132440e+000; foe(n+1)=4.827535e+001; krok(n+1)=6.439438e-006; ng(n+1)=3.394470e+002;
n=279; farx(n+1)=4.091878e+000; foe(n+1)=4.821728e+001; krok(n+1)=1.726474e-005; ng(n+1)=2.896255e+002;
n=280; farx(n+1)=4.121652e+000; foe(n+1)=4.815999e+001; krok(n+1)=6.453292e-006; ng(n+1)=3.353768e+002;
n=281; farx(n+1)=4.081732e+000; foe(n+1)=4.810316e+001; krok(n+1)=1.709205e-005; ng(n+1)=2.878028e+002;
n=282; farx(n+1)=4.111041e+000; foe(n+1)=4.804709e+001; krok(n+1)=6.453292e-006; ng(n+1)=3.320013e+002;
n=283; farx(n+1)=4.071275e+000; foe(n+1)=4.799123e+001; krok(n+1)=1.720017e-005; ng(n+1)=2.857074e+002;
n=284; farx(n+1)=4.100487e+000; foe(n+1)=4.793545e+001; krok(n+1)=6.412137e-006; ng(n+1)=3.317791e+002;
n=285; farx(n+1)=4.061516e+000; foe(n+1)=4.788025e+001; krok(n+1)=1.709205e-005; ng(n+1)=2.832619e+002;
n=286; farx(n+1)=4.090247e+000; foe(n+1)=4.782589e+001; krok(n+1)=6.439438e-006; ng(n+1)=3.276009e+002;
n=287; farx(n+1)=4.051843e+000; foe(n+1)=4.777212e+001; krok(n+1)=1.685899e-005; ng(n+1)=2.819096e+002;
n=288; farx(n+1)=4.080088e+000; foe(n+1)=4.771886e+001; krok(n+1)=6.427471e-006; ng(n+1)=3.244509e+002;
n=289; farx(n+1)=4.041996e+000; foe(n+1)=4.766565e+001; krok(n+1)=1.697768e-005; ng(n+1)=2.795428e+002;
n=290; farx(n+1)=4.070097e+000; foe(n+1)=4.761290e+001; krok(n+1)=6.412137e-006; ng(n+1)=3.233066e+002;
n=291; farx(n+1)=4.032739e+000; foe(n+1)=4.756071e+001; krok(n+1)=1.675917e-005; ng(n+1)=2.778241e+002;
n=292; farx(n+1)=4.060359e+000; foe(n+1)=4.750930e+001; krok(n+1)=6.439438e-006; ng(n+1)=3.191812e+002;
n=293; farx(n+1)=4.023479e+000; foe(n+1)=4.745834e+001; krok(n+1)=1.657544e-005; ng(n+1)=2.765183e+002;
n=294; farx(n+1)=4.050751e+000; foe(n+1)=4.740784e+001; krok(n+1)=6.439438e-006; ng(n+1)=3.165261e+002;
n=295; farx(n+1)=4.014407e+000; foe(n+1)=4.735776e+001; krok(n+1)=1.645830e-005; ng(n+1)=2.747876e+002;
n=296; farx(n+1)=4.041323e+000; foe(n+1)=4.730821e+001; krok(n+1)=6.447653e-006; ng(n+1)=3.136359e+002;
n=297; farx(n+1)=4.005494e+000; foe(n+1)=4.725910e+001; krok(n+1)=1.631013e-005; ng(n+1)=2.732583e+002;
n=298; farx(n+1)=4.032012e+000; foe(n+1)=4.721048e+001; krok(n+1)=6.445420e-006; ng(n+1)=3.107786e+002;
n=299; farx(n+1)=3.996514e+000; foe(n+1)=4.716206e+001; krok(n+1)=1.632874e-005; ng(n+1)=2.713734e+002;
n=300; farx(n+1)=4.022810e+000; foe(n+1)=4.711400e+001; krok(n+1)=6.429293e-006; ng(n+1)=3.092701e+002;

figure; semilogy(farx,'b'); hold on; semilogy(foe,'r'); xlabel('Iteracje'); ylabel('Earx, Eoe'); legend('Earx','Eoe'); title('Uczenie predyktora OE');
figure; subplot(2,1,1); semilogy(krok); xlabel('Iteracje'); ylabel('Krok');
subplot(2,1,2); semilogy(ng); xlabel('Iteracje'); ylabel('Norma gradientu');
Earx=farx(n+1)
Eoe=foe(n+1)
